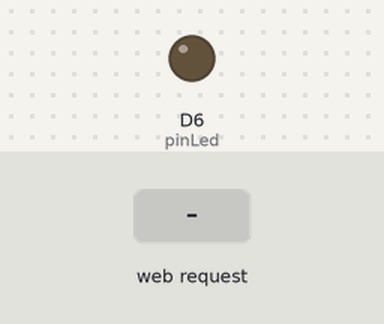
This sketch was run on a simulated ESP8266 (NodeMCU). Parts: output pins drawn as LEDs (lit = HIGH). The inputs (shaded band) are chosen by the test bench. WiFi joins after 1.5 s; servers stay silent unless stated; what the sketch prints to the serial monitor is not drawn.

Above: at 3.7 s.
3.8 s: HTTP request GET /on received
At 4.9 s:
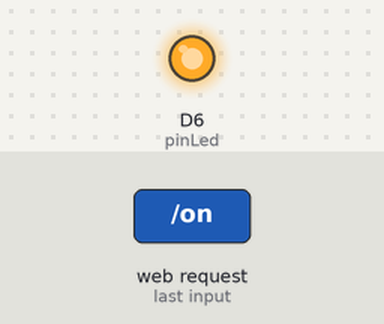
5.3 s: HTTP request GET /off received
At 6.0 s:
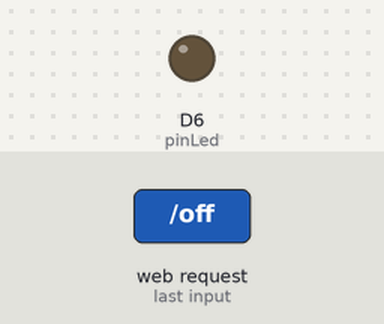
Timing chart, 0 to 8.3 s (numbered marks = the images above; inputs shaded):
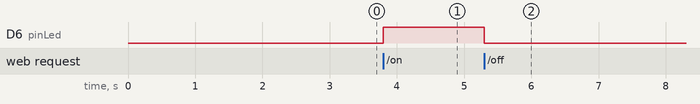

Measured:
- after the input at 3.8 s, D6 (pinLed): LOW → HIGH at once
- after the input at 5.3 s, D6 (pinLed): HIGH → LOW at once

The sketch:

nodemcuLED.ino
```cpp
#include <ESP8266WiFi.h>
#include <WiFiClient.h>
#include <ESP8266WebServer.h>
#include <ESP8266mDNS.h>

ESP8266WebServer server(80);

const int pinLed = D6;

const char* ssid = "edgeilab"; //WIFI 이름
const char* password = "iotiotiot"; //WIFI 비밀번호

void setup() {
 Serial.begin(115200);
 pinMode(pinLed, OUTPUT);
 delay(1000);
 WiFi.begin(ssid, password);

// 연결 완료 까지 대기

  while (WiFi.status() != WL_CONNECTED) {
    delay(500);
    Serial.print(".");
  }

  Serial.print("Connecting to ");
  Serial.println(ssid);
  Serial.println(WiFi.SSID());
  Serial.println(WiFi.localIP());

   if (MDNS.begin("esp8266")) {
    Serial.println("MDNS responder started");
  }


  //접속별 동작 설정
  server.on("/", [](){
    server.send(200, "text/html", "<h1>ESP8266 LED</h1><a href=\"/off\"><h1>OFF</h1></a><a href=\"/on\"><h1>ON</h1></a>");
  });


  server.on("/on", [](){//ON 으로 접속시 LED를 켭니다.
    digitalWrite(pinLed, HIGH);
    server.send(200, "text/html", "<a href=\"/off\"><h1>OFF</h1></a>");
  });


  server.on("/off", [](){//OFF 으로 접속시 LED를 끕니다.
    digitalWrite(pinLed, LOW);
    server.send(200, "text/html", "<a href=\"/on\"><h1>ON</h1></a>");
  });


  //서버 사용을 시작합니다.


  server.begin();
  Serial.println("HTTP server started");
}


void loop(void){
  server.handleClient();//클라이언트 접속을 관리합니다.
}
```
